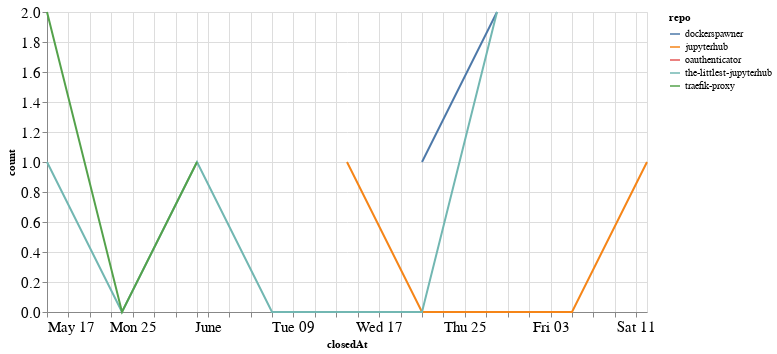

Notebook source saved alongside this figure:
### Code cell
closed_by_time = closed_by.groupby('repo').resample('W', on='closedAt').count()['author'].reset_index()
closed_by_time = closed_by_time.rename(columns={'author': 'count'})

alt.Chart(closed_by_time, width=600).mark_line().encode(
    x='closedAt',
    y='count',
    color='repo',
    tooltip="repo"
)

### Figure 1 — Vega-Lite specification as saved in the notebook (floating-point values rounded to 4 significant figures)
{"config": {"axisLeft": {"labelFontSize": 15}, "axisBottom": {"labelFontSize": 15}}, "data": {"name": "data-ad34a27c4d588255b046056089ac316f"}, "mark": "line", "encoding": {"color": {"type": "nominal", "field": "repo"}, "tooltip": {"type": "nominal", "field": "repo"}, "x": {"type": "temporal", "field": "closedAt"}, "y": {"type": "quantitative", "field": "count"}}, "width": 600, "$schema": "https://vega.github.io/schema/vega-lite/v4.8.1.json", "datasets": {"data-ad34a27c4d588255b046056089ac316f": [{"repo": "dockerspawner", "closedAt": "2020-06-21T00:00:00", "count": 1}, {"repo": "dockerspawner", "closedAt": "2020-06-28T00:00:00", "count": 2}, {"repo": "jupyterhub", "closedAt": "2020-06-14T00:00:00", "count": 1}, {"repo": "jupyterhub", "closedAt": "2020-06-21T00:00:00", "count": 0}, {"repo": "jupyterhub", "closedAt": "2020-06-28T00:00:00", "count": 0}, {"repo": "jupyterhub", "closedAt": "2020-07-05T00:00:00", "count": 0}, {"repo": "jupyterhub", "closedAt": "2020-07-12T00:00:00", "count": 1}, {"repo": "oauthenticator", "closedAt": "2020-06-21T00:00:00", "count": 1}, {"repo": "the-littlest-jupyterhub", "closedAt": "2020-05-17T00:00:00", "count": 1}, {"repo": "the-littlest-jupyterhub", "closedAt": "2020-05-24T00:00:00", "count": 0}, {"repo": "the-littlest-jupyterhub", "closedAt": "2020-05-31T00:00:00", "count": 1}, {"repo": "the-littlest-jupyterhub", "closedAt": "2020-06-07T00:00:00", "count": 0}, {"repo": "the-littlest-jupyterhub", "closedAt": "2020-06-14T00:00:00", "count": 0}, {"repo": "the-littlest-jupyterhub", "closedAt": "2020-06-21T00:00:00", "count": 0}, {"repo": "the-littlest-jupyterhub", "closedAt": "2020-06-28T00:00:00", "count": 2}, {"repo": "traefik-proxy", "closedAt": "2020-05-17T00:00:00", "count": 2}, {"repo": "traefik-proxy", "closedAt": "2020-05-24T00:00:00", "count": 0}, {"repo": "traefik-proxy", "closedAt": "2020-05-31T00:00:00", "count": 1}]}}
